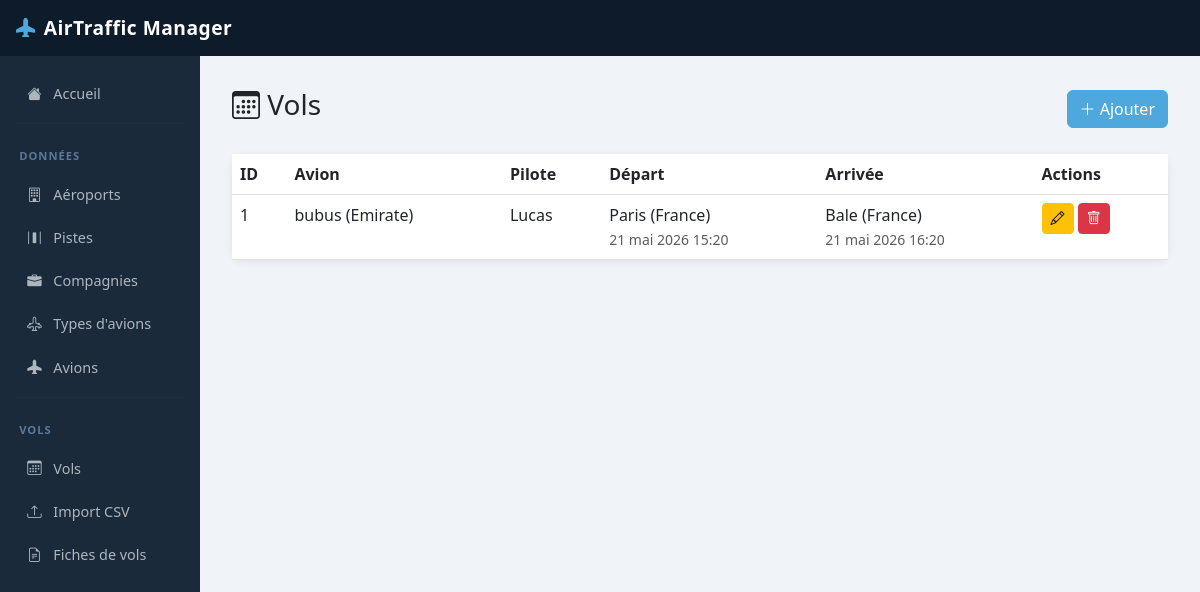
The app's page /TraficAerien/vols/, older data.
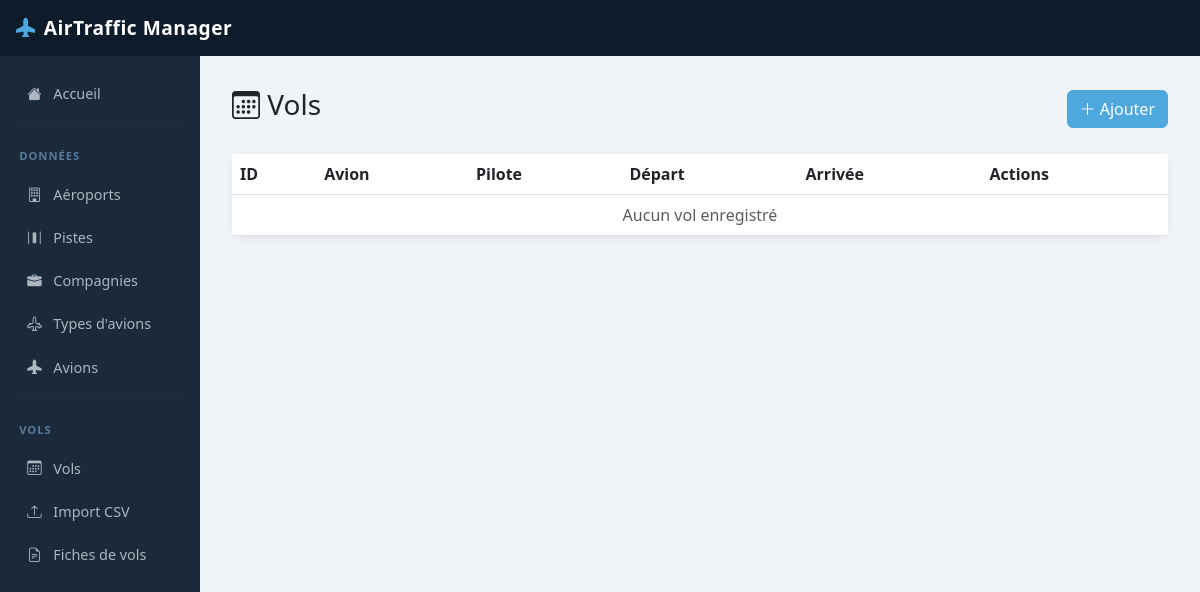
The same page, newer data.
### TraficAerien/models.py (models this page shows, shortened)
class Vol(models.Model):
    avion = models.ForeignKey(Avion, on_delete=models.CASCADE)
    pilote = models.CharField(max_length=100)
    aeroport_depart = models.ForeignKey(Aeroport, on_delete=models.CASCADE, related_name='vols_depart')
    date_heure_depart = models.DateTimeField()
    aeroport_arrivee = models.ForeignKey(Aeroport, on_delete=models.CASCADE, related_name='vols_arrivee')
    date_heure_arrivee = models.DateTimeField()
    piste_arrivee = models.ForeignKey('Piste', on_delete=models.SET_NULL, null=True, blank=True, related_name='vols')

class Avion(models.Model):
    nom = models.CharField(max_length=100)
    compagnie = models.ForeignKey(Compagnie, on_delete=models.CASCADE)
    modele = models.ForeignKey(TypeAvion, on_delete=models.CASCADE)
    def __str__(self):
        return f"{self.nom} ({self.compagnie})"

class Compagnie(models.Model):
    nom = models.CharField(max_length=100)
    description = models.TextField(blank=True)
    pays_rattachement = models.CharField(max_length=100)
    def __str__(self):
        return self.nom

class Aeroport(models.Model):
    nom = models.CharField(max_length=100)
    pays = models.CharField(max_length=100)
    def __str__(self):
        return f"{self.nom} ({self.pays})"

### TraficAerien/views.py (the view)
# urls.py: path('vols/', views.vol_liste, name='vol_liste'),
def vol_liste(request):
    vols = Vol.objects.all()
    return render(request, 'TraficAerien/vol_liste.html', {'vols': vols})

### TraficAerien/templates/TraficAerien/vol_liste.html (shortened to what this page needs)
{% extends 'TraficAerien/base.html' %}
{% block content %}
<div class="d-flex justify-content-between align-items-center mb-4">
    <h3><i class="bi bi-calendar3"></i> Vols</h3>
    <a href="{% url 'vol_creer' %}" class="btn btn-primary">
        <i class="bi bi-plus-lg"></i> Ajouter
    </a>
</div>
<div class="card">
    <table class="table table-hover mb-0">
        <thead>
            <tr><th>ID</th><th>Avion</th><th>Pilote</th><th>Départ</th><th>Arrivée</th><th>Actions</th></tr>
        </thead>
        <tbody>
            {% for v in vols %}
            <tr>
                <td>{{ v.id }}</td>
                <td>{{ v.avion }}</td>
                <td>{{ v.pilote }}</td>
                <td>{{ v.aeroport_depart }} <br>
                    <small class="text-muted">{{ v.date_heure_depart }}</small>
                </td>
                <td>{{ v.aeroport_arrivee }} <br>
                    <small class="text-muted">{{ v.date_heure_arrivee }}</small>
                </td>
                <td>
                    <a href="{% url 'vol_modifier' v.pk %}" class="btn btn-sm btn-warning">
                        <i class="bi bi-pencil"></i>
                    </a>
                    <a href="{% url 'vol_supprimer' v.pk %}" class="btn btn-sm btn-danger">
                        <i class="bi bi-trash"></i>
                    </a>
                </td>
            </tr>
            {% empty %}
            <tr><td colspan="6" class="text-center text-muted">Aucun vol enregistré</td></tr>
            {% endfor %}
        </tbody>
    </table>
</div>
{% endblock %}

Row changes from the older to the newer data that the page shows:
removed Vol: id "1", avion "bubus (Emirate)", pilote "Lucas", aeroport_depart "Paris (France)", date_heure_depart "21 mai 2026 15:20", aeroport_arrivee "Bale (France)", date_heure_arrivee "21 mai 2026 16:20"
Text that changed along with them:
text now shown: "Aucun vol enregistré"
